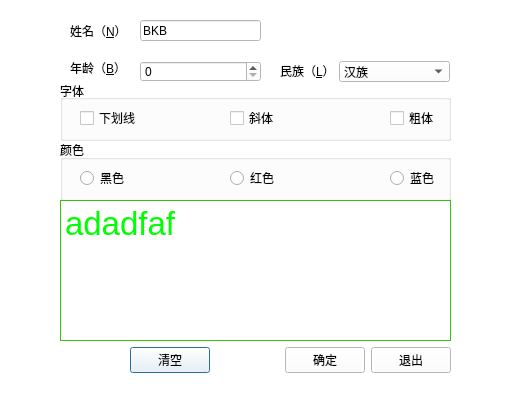
<?xml version="1.0" encoding="UTF-8"?>
<ui version="4.0">
 <class>xasda</class>
 <widget class="QDialog" name="xasda">
  <property name="enabled">
   <bool>true</bool>
  </property>
  <property name="geometry">
   <rect>
    <x>0</x>
    <y>0</y>
    <width>509</width>
    <height>393</height>
   </rect>
  </property>
  <property name="minimumSize">
   <size>
    <width>509</width>
    <height>0</height>
   </size>
  </property>
  <property name="palette">
   <palette>
    <active>
     <colorrole role="WindowText">
      <brush brushstyle="SolidPattern">
       <color alpha="255">
        <red>0</red>
        <green>0</green>
        <blue>0</blue>
       </color>
      </brush>
     </colorrole>
     <colorrole role="Button">
      <brush brushstyle="SolidPattern">
       <color alpha="255">
        <red>255</red>
        <green>255</green>
        <blue>255</blue>
       </color>
      </brush>
     </colorrole>
     <colorrole role="Light">
      <brush brushstyle="SolidPattern">
       <color alpha="255">
        <red>255</red>
        <green>255</green>
        <blue>255</blue>
       </color>
      </brush>
     </colorrole>
     <colorrole role="Midlight">
      <brush brushstyle="SolidPattern">
       <color alpha="255">
        <red>255</red>
        <green>255</green>
        <blue>255</blue>
       </color>
      </brush>
     </colorrole>
     <colorrole role="Dark">
      <brush brushstyle="SolidPattern">
       <color alpha="255">
        <red>127</red>
        <green>127</green>
        <blue>127</blue>
       </color>
      </brush>
     </colorrole>
     <colorrole role="Mid">
      <brush brushstyle="SolidPattern">
       <color alpha="255">
        <red>170</red>
        <green>170</green>
        <blue>170</blue>
       </color>
      </brush>
     </colorrole>
     <colorrole role="Text">
      <brush brushstyle="SolidPattern">
       <color alpha="255">
        <red>0</red>
        <green>0</green>
        <blue>0</blue>
       </color>
      </brush>
     </colorrole>
     <colorrole role="BrightText">
      <brush brushstyle="SolidPattern">
       <color alpha="255">
        <red>255</red>
        <green>255</green>
        <blue>255</blue>
       </color>
      </brush>
     </colorrole>
     <colorrole role="ButtonText">
      <brush brushstyle="SolidPattern">
       <color alpha="255">
        <red>0</red>
        <green>0</green>
        <blue>0</blue>
       </color>
      </brush>
     </colorrole>
     <colorrole role="Base">
      <brush brushstyle="SolidPattern">
       <color alpha="255">
        <red>255</red>
        <green>255</green>
        <blue>255</blue>
       </color>
      </brush>
     </colorrole>
     <colorrole role="Window">
      <brush brushstyle="SolidPattern">
       <color alpha="255">
        <red>255</red>
        <green>255</green>
        <blue>255</blue>
       </color>
      </brush>
     </colorrole>
     <colorrole role="Shadow">
      <brush brushstyle="SolidPattern">
       <color alpha="255">
        <red>0</red>
        <green>0</green>
        <blue>0</blue>
       </color>
      </brush>
     </colorrole>
     <colorrole role="AlternateBase">
      <brush brushstyle="SolidPattern">
       <color alpha="255">
        <red>255</red>
        <green>255</green>
        <blue>255</blue>
       </color>
      </brush>
     </colorrole>
     <colorrole role="ToolTipBase">
      <brush brushstyle="SolidPattern">
       <color alpha="255">
        <red>255</red>
        <green>255</green>
        <blue>220</blue>
       </color>
      </brush>
     </colorrole>
     <colorrole role="ToolTipText">
      <brush brushstyle="SolidPattern">
       <color alpha="255">
        <red>0</red>
        <green>0</green>
        <blue>0</blue>
       </color>
      </brush>
     </colorrole>
     <colorrole role="PlaceholderText">
      <brush brushstyle="SolidPattern">
       <color alpha="127">
        <red>0</red>
        <green>0</green>
        <blue>0</blue>
       </color>
      </brush>
     </colorrole>
     <colorrole role="Accent">
      <brush brushstyle="SolidPattern">
       <color alpha="255">
        <red>255</red>
        <green>255</green>
        <blue>255</blue>
       </color>
      </brush>
     </colorrole>
    </active>
    <inactive>
     <colorrole role="WindowText">
      <brush brushstyle="SolidPattern">
       <color alpha="255">
        <red>0</red>
        <green>0</green>
        <blue>0</blue>
       </color>
      </brush>
     </colorrole>
     <colorrole role="Button">
      <brush brushstyle="SolidPattern">
       <color alpha="255">
        <red>255</red>
        <green>255</green>
        <blue>255</blue>
       </color>
      </brush>
     </colorrole>
     <colorrole role="Light">
      <brush brushstyle="SolidPattern">
       <color alpha="255">
        <red>255</red>
        <green>255</green>
        <blue>255</blue>
       </color>
      </brush>
     </colorrole>
     <colorrole role="Midlight">
      <brush brushstyle="SolidPattern">
       <color alpha="255">
        <red>255</red>
        <green>255</green>
        <blue>255</blue>
       </color>
      </brush>
     </colorrole>
     <colorrole role="Dark">
      <brush brushstyle="SolidPattern">
       <color alpha="255">
        <red>127</red>
        <green>127</green>
        <blue>127</blue>
       </color>
      </brush>
     </colorrole>
     <colorrole role="Mid">
      <brush brushstyle="SolidPattern">
       <color alpha="255">
        <red>170</red>
        <green>170</green>
        <blue>170</blue>
       </color>
      </brush>
     </colorrole>
     <colorrole role="Text">
      <brush brushstyle="SolidPattern">
       <color alpha="255">
        <red>0</red>
        <green>0</green>
        <blue>0</blue>
       </color>
      </brush>
     </colorrole>
     <colorrole role="BrightText">
      <brush brushstyle="SolidPattern">
       <color alpha="255">
        <red>255</red>
        <green>255</green>
        <blue>255</blue>
       </color>
      </brush>
     </colorrole>
     <colorrole role="ButtonText">
      <brush brushstyle="SolidPattern">
       <color alpha="255">
        <red>0</red>
        <green>0</green>
        <blue>0</blue>
       </color>
      </brush>
     </colorrole>
     <colorrole role="Base">
      <brush brushstyle="SolidPattern">
       <color alpha="255">
        <red>255</red>
        <green>255</green>
        <blue>255</blue>
       </color>
      </brush>
     </colorrole>
     <colorrole role="Window">
      <brush brushstyle="SolidPattern">
       <color alpha="255">
        <red>255</red>
        <green>255</green>
        <blue>255</blue>
       </color>
      </brush>
     </colorrole>
     <colorrole role="Shadow">
      <brush brushstyle="SolidPattern">
       <color alpha="255">
        <red>0</red>
        <green>0</green>
        <blue>0</blue>
       </color>
      </brush>
     </colorrole>
     <colorrole role="AlternateBase">
      <brush brushstyle="SolidPattern">
       <color alpha="255">
        <red>255</red>
        <green>255</green>
        <blue>255</blue>
       </color>
      </brush>
     </colorrole>
     <colorrole role="ToolTipBase">
      <brush brushstyle="SolidPattern">
       <color alpha="255">
        <red>255</red>
        <green>255</green>
        <blue>220</blue>
       </color>
      </brush>
     </colorrole>
     <colorrole role="ToolTipText">
      <brush brushstyle="SolidPattern">
       <color alpha="255">
        <red>0</red>
        <green>0</green>
        <blue>0</blue>
       </color>
      </brush>
     </colorrole>
     <colorrole role="PlaceholderText">
      <brush brushstyle="SolidPattern">
       <color alpha="127">
        <red>0</red>
        <green>0</green>
        <blue>0</blue>
       </color>
      </brush>
     </colorrole>
     <colorrole role="Accent">
      <brush brushstyle="SolidPattern">
       <color alpha="255">
        <red>255</red>
        <green>255</green>
        <blue>255</blue>
       </color>
      </brush>
     </colorrole>
    </inactive>
    <disabled>
     <colorrole role="WindowText">
      <brush brushstyle="SolidPattern">
       <color alpha="255">
        <red>127</red>
        <green>127</green>
        <blue>127</blue>
       </color>
      </brush>
     </colorrole>
     <colorrole role="Button">
      <brush brushstyle="SolidPattern">
       <color alpha="255">
        <red>255</red>
        <green>255</green>
        <blue>255</blue>
       </color>
      </brush>
     </colorrole>
     <colorrole role="Light">
      <brush brushstyle="SolidPattern">
       <color alpha="255">
        <red>255</red>
        <green>255</green>
        <blue>255</blue>
       </color>
      </brush>
     </colorrole>
     <colorrole role="Midlight">
      <brush brushstyle="SolidPattern">
       <color alpha="255">
        <red>255</red>
        <green>255</green>
        <blue>255</blue>
       </color>
      </brush>
     </colorrole>
     <colorrole role="Dark">
      <brush brushstyle="SolidPattern">
       <color alpha="255">
        <red>127</red>
        <green>127</green>
        <blue>127</blue>
       </color>
      </brush>
     </colorrole>
     <colorrole role="Mid">
      <brush brushstyle="SolidPattern">
       <color alpha="255">
        <red>170</red>
        <green>170</green>
        <blue>170</blue>
       </color>
      </brush>
     </colorrole>
     <colorrole role="Text">
      <brush brushstyle="SolidPattern">
       <color alpha="255">
        <red>127</red>
        <green>127</green>
        <blue>127</blue>
       </color>
      </brush>
     </colorrole>
     <colorrole role="BrightText">
      <brush brushstyle="SolidPattern">
       <color alpha="255">
        <red>255</red>
        <green>255</green>
        <blue>255</blue>
       </color>
      </brush>
     </colorrole>
     <colorrole role="ButtonText">
      <brush brushstyle="SolidPattern">
       <color alpha="255">
        <red>127</red>
        <green>127</green>
        <blue>127</blue>
       </color>
      </brush>
     </colorrole>
     <colorrole role="Base">
      <brush brushstyle="SolidPattern">
       <color alpha="255">
        <red>255</red>
        <green>255</green>
        <blue>255</blue>
       </color>
      </brush>
     </colorrole>
     <colorrole role="Window">
      <brush brushstyle="SolidPattern">
       <color alpha="255">
        <red>255</red>
        <green>255</green>
        <blue>255</blue>
       </color>
      </brush>
     </colorrole>
     <colorrole role="Shadow">
      <brush brushstyle="SolidPattern">
       <color alpha="255">
        <red>0</red>
        <green>0</green>
        <blue>0</blue>
       </color>
      </brush>
     </colorrole>
     <colorrole role="AlternateBase">
      <brush brushstyle="SolidPattern">
       <color alpha="255">
        <red>255</red>
        <green>255</green>
        <blue>255</blue>
       </color>
      </brush>
     </colorrole>
     <colorrole role="ToolTipBase">
      <brush brushstyle="SolidPattern">
       <color alpha="255">
        <red>255</red>
        <green>255</green>
        <blue>220</blue>
       </color>
      </brush>
     </colorrole>
     <colorrole role="ToolTipText">
      <brush brushstyle="SolidPattern">
       <color alpha="255">
        <red>0</red>
        <green>0</green>
        <blue>0</blue>
       </color>
      </brush>
     </colorrole>
     <colorrole role="PlaceholderText">
      <brush brushstyle="SolidPattern">
       <color alpha="127">
        <red>127</red>
        <green>127</green>
        <blue>127</blue>
       </color>
      </brush>
     </colorrole>
     <colorrole role="Accent">
      <brush brushstyle="SolidPattern">
       <color alpha="255">
        <red>255</red>
        <green>255</green>
        <blue>255</blue>
       </color>
      </brush>
     </colorrole>
    </disabled>
   </palette>
  </property>
  <property name="mouseTracking">
   <bool>false</bool>
  </property>
  <property name="windowTitle">
   <string>新号与槽的使用</string>
  </property>
  <property name="windowIcon">
   <iconset resource="res.qrc">
    <normaloff>:/icons/images/editor.ico</normaloff>:/icons/images/editor.ico</iconset>
  </property>
  <property name="sizeGripEnabled">
   <bool>false</bool>
  </property>
  <property name="modal">
   <bool>false</bool>
  </property>
  <widget class="QPlainTextEdit" name="plainTextEdit">
   <property name="enabled">
    <bool>true</bool>
   </property>
   <property name="geometry">
    <rect>
     <x>60</x>
     <y>200</y>
     <width>391</width>
     <height>141</height>
    </rect>
   </property>
   <property name="maximumSize">
    <size>
     <width>1000</width>
     <height>1000</height>
    </size>
   </property>
   <property name="palette">
    <palette>
     <active>
      <colorrole role="WindowText">
       <brush brushstyle="SolidPattern">
        <color alpha="255">
         <red>0</red>
         <green>0</green>
         <blue>0</blue>
        </color>
       </brush>
      </colorrole>
      <colorrole role="Button">
       <brush brushstyle="SolidPattern">
        <color alpha="255">
         <red>69</red>
         <green>255</green>
         <blue>1</blue>
        </color>
       </brush>
      </colorrole>
      <colorrole role="Light">
       <brush brushstyle="SolidPattern">
        <color alpha="255">
         <red>162</red>
         <green>255</green>
         <blue>128</blue>
        </color>
       </brush>
      </colorrole>
      <colorrole role="Midlight">
       <brush brushstyle="SolidPattern">
        <color alpha="255">
         <red>115</red>
         <green>255</green>
         <blue>64</blue>
        </color>
       </brush>
      </colorrole>
      <colorrole role="Dark">
       <brush brushstyle="SolidPattern">
        <color alpha="255">
         <red>34</red>
         <green>127</green>
         <blue>0</blue>
        </color>
       </brush>
      </colorrole>
      <colorrole role="Mid">
       <brush brushstyle="SolidPattern">
        <color alpha="255">
         <red>46</red>
         <green>170</green>
         <blue>1</blue>
        </color>
       </brush>
      </colorrole>
      <colorrole role="Text">
       <brush brushstyle="SolidPattern">
        <color alpha="255">
         <red>0</red>
         <green>255</green>
         <blue>0</blue>
        </color>
       </brush>
      </colorrole>
      <colorrole role="BrightText">
       <brush brushstyle="SolidPattern">
        <color alpha="255">
         <red>255</red>
         <green>255</green>
         <blue>255</blue>
        </color>
       </brush>
      </colorrole>
      <colorrole role="ButtonText">
       <brush brushstyle="SolidPattern">
        <color alpha="255">
         <red>0</red>
         <green>0</green>
         <blue>0</blue>
        </color>
       </brush>
      </colorrole>
      <colorrole role="Base">
       <brush brushstyle="SolidPattern">
        <color alpha="255">
         <red>255</red>
         <green>255</green>
         <blue>255</blue>
        </color>
       </brush>
      </colorrole>
      <colorrole role="Window">
       <brush brushstyle="SolidPattern">
        <color alpha="255">
         <red>69</red>
         <green>255</green>
         <blue>1</blue>
        </color>
       </brush>
      </colorrole>
      <colorrole role="Shadow">
       <brush brushstyle="SolidPattern">
        <color alpha="255">
         <red>0</red>
         <green>0</green>
         <blue>0</blue>
        </color>
       </brush>
      </colorrole>
      <colorrole role="AlternateBase">
       <brush brushstyle="SolidPattern">
        <color alpha="255">
         <red>162</red>
         <green>255</green>
         <blue>128</blue>
        </color>
       </brush>
      </colorrole>
      <colorrole role="ToolTipBase">
       <brush brushstyle="SolidPattern">
        <color alpha="255">
         <red>255</red>
         <green>255</green>
         <blue>220</blue>
        </color>
       </brush>
      </colorrole>
      <colorrole role="ToolTipText">
       <brush brushstyle="SolidPattern">
        <color alpha="255">
         <red>0</red>
         <green>0</green>
         <blue>0</blue>
        </color>
       </brush>
      </colorrole>
      <colorrole role="PlaceholderText">
       <brush brushstyle="SolidPattern">
        <color alpha="127">
         <red>0</red>
         <green>0</green>
         <blue>0</blue>
        </color>
       </brush>
      </colorrole>
      <colorrole role="Accent">
       <brush brushstyle="SolidPattern">
        <color alpha="255">
         <red>255</red>
         <green>255</green>
         <blue>255</blue>
        </color>
       </brush>
      </colorrole>
     </active>
     <inactive>
      <colorrole role="WindowText">
       <brush brushstyle="SolidPattern">
        <color alpha="255">
         <red>0</red>
         <green>0</green>
         <blue>0</blue>
        </color>
       </brush>
      </colorrole>
      <colorrole role="Button">
       <brush brushstyle="SolidPattern">
        <color alpha="255">
         <red>69</red>
         <green>255</green>
         <blue>1</blue>
        </color>
       </brush>
      </colorrole>
      <colorrole role="Light">
       <brush brushstyle="SolidPattern">
        <color alpha="255">
         <red>162</red>
         <green>255</green>
         <blue>128</blue>
        </color>
       </brush>
      </colorrole>
      <colorrole role="Midlight">
       <brush brushstyle="SolidPattern">
        <color alpha="255">
         <red>115</red>
         <green>255</green>
         <blue>64</blue>
        </color>
       </brush>
      </colorrole>
      <colorrole role="Dark">
       <brush brushstyle="SolidPattern">
        <color alpha="255">
         <red>34</red>
         <green>127</green>
         <blue>0</blue>
        </color>
       </brush>
      </colorrole>
      <colorrole role="Mid">
       <brush brushstyle="SolidPattern">
        <color alpha="255">
         <red>46</red>
         <green>170</green>
         <blue>1</blue>
        </color>
       </brush>
      </colorrole>
      <colorrole role="Text">
       <brush brushstyle="SolidPattern">
        <color alpha="255">
         <red>0</red>
         <green>255</green>
         <blue>0</blue>
        </color>
       </brush>
      </colorrole>
      <colorrole role="BrightText">
       <brush brushstyle="SolidPattern">
        <color alpha="255">
         <red>255</red>
         <green>255</green>
         <blue>255</blue>
        </color>
       </brush>
      </colorrole>
      <colorrole role="ButtonText">
       <brush brushstyle="SolidPattern">
        <color alpha="255">
         <red>0</red>
         <green>0</green>
         <blue>0</blue>
        </color>
       </brush>
      </colorrole>
      <colorrole role="Base">
       <brush brushstyle="SolidPattern">
        <color alpha="255">
         <red>255</red>
         <green>255</green>
         <blue>255</blue>
        </color>
       </brush>
      </colorrole>
      <colorrole role="Window">
       <brush brushstyle="SolidPattern">
        <color alpha="255">
         <red>69</red>
         <green>255</green>
         <blue>1</blue>
        </color>
       </brush>
      </colorrole>
      <colorrole role="Shadow">
       <brush brushstyle="SolidPattern">
        <color alpha="255">
         <red>0</red>
         <green>0</green>
         <blue>0</blue>
        </color>
       </brush>
      </colorrole>
      <colorrole role="AlternateBase">
       <brush brushstyle="SolidPattern">
        <color alpha="255">
         <red>162</red>
         <green>255</green>
         <blue>128</blue>
        </color>
       </brush>
      </colorrole>
      <colorrole role="ToolTipBase">
       <brush brushstyle="SolidPattern">
        <color alpha="255">
         <red>255</red>
         <green>255</green>
         <blue>220</blue>
        </color>
       </brush>
      </colorrole>
      <colorrole role="ToolTipText">
       <brush brushstyle="SolidPattern">
        <color alpha="255">
         <red>0</red>
         <green>0</green>
         <blue>0</blue>
        </color>
       </brush>
      </colorrole>
      <colorrole role="PlaceholderText">
       <brush brushstyle="SolidPattern">
        <color alpha="127">
         <red>0</red>
         <green>0</green>
         <blue>0</blue>
        </color>
       </brush>
      </colorrole>
      <colorrole role="Accent">
       <brush brushstyle="SolidPattern">
        <color alpha="255">
         <red>255</red>
         <green>255</green>
         <blue>255</blue>
        </color>
       </brush>
      </colorrole>
     </inactive>
     <disabled>
      <colorrole role="WindowText">
       <brush brushstyle="SolidPattern">
        <color alpha="255">
         <red>34</red>
         <green>127</green>
         <blue>0</blue>
        </color>
       </brush>
      </colorrole>
      <colorrole role="Button">
       <brush brushstyle="SolidPattern">
        <color alpha="255">
         <red>69</red>
         <green>255</green>
         <blue>1</blue>
        </color>
       </brush>
      </colorrole>
      <colorrole role="Light">
       <brush brushstyle="SolidPattern">
        <color alpha="255">
         <red>162</red>
         <green>255</green>
         <blue>128</blue>
        </color>
       </brush>
      </colorrole>
      <colorrole role="Midlight">
       <brush brushstyle="SolidPattern">
        <color alpha="255">
         <red>115</red>
         <green>255</green>
         <blue>64</blue>
        </color>
       </brush>
      </colorrole>
      <colorrole role="Dark">
       <brush brushstyle="SolidPattern">
        <color alpha="255">
         <red>34</red>
         <green>127</green>
         <blue>0</blue>
        </color>
       </brush>
      </colorrole>
      <colorrole role="Mid">
       <brush brushstyle="SolidPattern">
        <color alpha="255">
         <red>46</red>
         <green>170</green>
         <blue>1</blue>
        </color>
       </brush>
      </colorrole>
      <colorrole role="Text">
       <brush brushstyle="SolidPattern">
        <color alpha="255">
         <red>34</red>
         <green>127</green>
         <blue>0</blue>
        </color>
       </brush>
      </colorrole>
      <colorrole role="BrightText">
       <brush brushstyle="SolidPattern">
        <color alpha="255">
         <red>255</red>
         <green>255</green>
         <blue>255</blue>
        </color>
       </brush>
      </colorrole>
      <colorrole role="ButtonText">
       <brush brushstyle="SolidPattern">
        <color alpha="255">
         <red>34</red>
         <green>127</green>
         <blue>0</blue>
        </color>
       </brush>
      </colorrole>
      <colorrole role="Base">
       <brush brushstyle="SolidPattern">
        <color alpha="255">
         <red>69</red>
         <green>255</green>
         <blue>1</blue>
        </color>
       </brush>
      </colorrole>
      <colorrole role="Window">
       <brush brushstyle="SolidPattern">
        <color alpha="255">
         <red>69</red>
         <green>255</green>
         <blue>1</blue>
        </color>
       </brush>
      </colorrole>
      <colorrole role="Shadow">
       <brush brushstyle="SolidPattern">
        <color alpha="255">
         <red>0</red>
         <green>0</green>
         <blue>0</blue>
        </color>
       </brush>
      </colorrole>
      <colorrole role="AlternateBase">
       <brush brushstyle="SolidPattern">
        <color alpha="255">
         <red>69</red>
         <green>255</green>
         <blue>1</blue>
        </color>
       </brush>
      </colorrole>
      <colorrole role="ToolTipBase">
       <brush brushstyle="SolidPattern">
        <color alpha="255">
         <red>255</red>
         <green>255</green>
         <blue>220</blue>
        </color>
       </brush>
      </colorrole>
      <colorrole role="ToolTipText">
       <brush brushstyle="SolidPattern">
        <color alpha="255">
         <red>0</red>
         <green>0</green>
         <blue>0</blue>
        </color>
       </brush>
      </colorrole>
      <colorrole role="PlaceholderText">
       <brush brushstyle="SolidPattern">
        <color alpha="127">
         <red>34</red>
         <green>127</green>
         <blue>0</blue>
        </color>
       </brush>
      </colorrole>
      <colorrole role="Accent">
       <brush brushstyle="SolidPattern">
        <color alpha="255">
         <red>125</red>
         <green>255</green>
         <blue>77</blue>
        </color>
       </brush>
      </colorrole>
     </disabled>
    </palette>
   </property>
   <property name="font">
    <font>
     <pointsize>25</pointsize>
     <hintingpreference>PreferDefaultHinting</hintingpreference>
     <fontweight>DemiBold</fontweight>
    </font>
   </property>
   <property name="cursor" stdset="0">
    <cursorShape>ArrowCursor</cursorShape>
   </property>
   <property name="contextMenuPolicy">
    <enum>Qt::ContextMenuPolicy::ActionsContextMenu</enum>
   </property>
   <property name="plainText">
    <string>adadfaf</string>
   </property>
  </widget>
  <widget class="QGroupBox" name="groupBox">
   <property name="geometry">
    <rect>
     <x>60</x>
     <y>80</y>
     <width>391</width>
     <height>61</height>
    </rect>
   </property>
   <property name="font">
    <font>
     <italic>false</italic>
     <bold>false</bold>
     <underline>false</underline>
     <strikeout>false</strikeout>
     <stylestrategy>PreferDefault</stylestrategy>
     <kerning>true</kerning>
    </font>
   </property>
   <property name="styleSheet">
    <string notr="true"/>
   </property>
   <property name="title">
    <string>字体</string>
   </property>
   <property name="alignment">
    <set>Qt::AlignmentFlag::AlignLeading|Qt::AlignmentFlag::AlignLeft|Qt::AlignmentFlag::AlignVCenter</set>
   </property>
   <property name="checkable">
    <bool>false</bool>
   </property>
   <property name="checked">
    <bool>false</bool>
   </property>
   <widget class="QCheckBox" name="checkBox_2">
    <property name="geometry">
     <rect>
      <x>170</x>
      <y>30</y>
      <width>51</width>
      <height>16</height>
     </rect>
    </property>
    <property name="font">
     <font>
      <italic>false</italic>
      <bold>false</bold>
      <underline>false</underline>
      <strikeout>false</strikeout>
      <stylestrategy>PreferDefault</stylestrategy>
      <kerning>true</kerning>
     </font>
    </property>
    <property name="text">
     <string>斜体</string>
    </property>
   </widget>
   <widget class="QCheckBox" name="checkBox_3">
    <property name="geometry">
     <rect>
      <x>330</x>
      <y>30</y>
      <width>51</width>
      <height>16</height>
     </rect>
    </property>
    <property name="font">
     <font>
      <italic>false</italic>
      <bold>false</bold>
      <underline>false</underline>
      <strikeout>false</strikeout>
      <stylestrategy>PreferDefault</stylestrategy>
      <kerning>true</kerning>
     </font>
    </property>
    <property name="text">
     <string>粗体</string>
    </property>
   </widget>
   <widget class="QCheckBox" name="checkBox">
    <property name="geometry">
     <rect>
      <x>20</x>
      <y>30</y>
      <width>71</width>
      <height>16</height>
     </rect>
    </property>
    <property name="font">
     <font>
      <italic>false</italic>
      <bold>false</bold>
      <underline>false</underline>
      <strikeout>false</strikeout>
      <stylestrategy>PreferDefault</stylestrategy>
      <kerning>true</kerning>
     </font>
    </property>
    <property name="text">
     <string>下划线</string>
    </property>
    <property name="tristate">
     <bool>true</bool>
    </property>
   </widget>
  </widget>
  <widget class="QGroupBox" name="groupBox_2">
   <property name="geometry">
    <rect>
     <x>60</x>
     <y>140</y>
     <width>391</width>
     <height>61</height>
    </rect>
   </property>
   <property name="title">
    <string>颜色</string>
   </property>
   <widget class="QRadioButton" name="radioButton">
    <property name="geometry">
     <rect>
      <x>20</x>
      <y>30</y>
      <width>72</width>
      <height>16</height>
     </rect>
    </property>
    <property name="text">
     <string>黑色</string>
    </property>
   </widget>
   <widget class="QRadioButton" name="radioButton_2">
    <property name="geometry">
     <rect>
      <x>170</x>
      <y>30</y>
      <width>72</width>
      <height>16</height>
     </rect>
    </property>
    <property name="text">
     <string>红色</string>
    </property>
   </widget>
   <widget class="QRadioButton" name="radioButton_3">
    <property name="geometry">
     <rect>
      <x>330</x>
      <y>30</y>
      <width>61</width>
      <height>16</height>
     </rect>
    </property>
    <property name="text">
     <string>蓝色</string>
    </property>
   </widget>
  </widget>
  <widget class="QWidget" name="horizontalLayoutWidget">
   <property name="geometry">
    <rect>
     <x>60</x>
     <y>340</y>
     <width>391</width>
     <height>41</height>
    </rect>
   </property>
   <layout class="QHBoxLayout" name="horizontalLayout">
    <item>
     <spacer name="horizontalSpacer_2">
      <property name="orientation">
       <enum>Qt::Orientation::Horizontal</enum>
      </property>
      <property name="sizeHint" stdset="0">
       <size>
        <width>25</width>
        <height>20</height>
       </size>
      </property>
     </spacer>
    </item>
    <item>
     <widget class="QPushButton" name="pushButton">
      <property name="text">
       <string>清空</string>
      </property>
      <property name="icon">
       <iconset resource="res.qrc">
        <normaloff>:/icons/images/212.bmp</normaloff>:/icons/images/212.bmp</iconset>
      </property>
     </widget>
    </item>
    <item>
     <spacer name="horizontalSpacer">
      <property name="orientation">
       <enum>Qt::Orientation::Horizontal</enum>
      </property>
      <property name="sizeHint" stdset="0">
       <size>
        <width>40</width>
        <height>20</height>
       </size>
      </property>
     </spacer>
    </item>
    <item>
     <widget class="QPushButton" name="pushButton_2">
      <property name="text">
       <string>确定</string>
      </property>
      <property name="icon">
       <iconset resource="res.qrc">
        <normaloff>:/icons/images/322.bmp</normaloff>:/icons/images/322.bmp</iconset>
      </property>
     </widget>
    </item>
    <item>
     <widget class="QPushButton" name="pushButton_3">
      <property name="text">
       <string>退出</string>
      </property>
     </widget>
    </item>
   </layout>
  </widget>
  <widget class="QLabel" name="label">
   <property name="geometry">
    <rect>
     <x>70</x>
     <y>20</y>
     <width>51</width>
     <height>21</height>
    </rect>
   </property>
   <property name="text">
    <string>姓名（&amp;N）</string>
   </property>
   <property name="buddy">
    <cstring>lineEdit</cstring>
   </property>
  </widget>
  <widget class="QLabel" name="label_2">
   <property name="geometry">
    <rect>
     <x>70</x>
     <y>60</y>
     <width>51</width>
     <height>16</height>
    </rect>
   </property>
   <property name="text">
    <string>年龄（&amp;B）</string>
   </property>
   <property name="buddy">
    <cstring>spinBox</cstring>
   </property>
  </widget>
  <widget class="QLineEdit" name="lineEdit">
   <property name="geometry">
    <rect>
     <x>140</x>
     <y>20</y>
     <width>121</width>
     <height>21</height>
    </rect>
   </property>
   <property name="minimumSize">
    <size>
     <width>0</width>
     <height>0</height>
    </size>
   </property>
   <property name="text">
    <string>BKB</string>
   </property>
   <property name="alignment">
    <set>Qt::AlignmentFlag::AlignLeading|Qt::AlignmentFlag::AlignLeft|Qt::AlignmentFlag::AlignVCenter</set>
   </property>
   <property name="clearButtonEnabled">
    <bool>false</bool>
   </property>
  </widget>
  <widget class="QSpinBox" name="spinBox">
   <property name="geometry">
    <rect>
     <x>140</x>
     <y>61</y>
     <width>121</width>
     <height>21</height>
    </rect>
   </property>
  </widget>
  <widget class="QLabel" name="label_3">
   <property name="geometry">
    <rect>
     <x>280</x>
     <y>60</y>
     <width>51</width>
     <height>21</height>
    </rect>
   </property>
   <property name="text">
    <string>民族（&amp;L）</string>
   </property>
   <property name="buddy">
    <cstring>comboBox</cstring>
   </property>
  </widget>
  <widget class="QComboBox" name="comboBox">
   <property name="geometry">
    <rect>
     <x>339</x>
     <y>61</y>
     <width>111</width>
     <height>21</height>
    </rect>
   </property>
   <item>
    <property name="text">
     <string>汉族</string>
    </property>
   </item>
   <item>
    <property name="text">
     <string>蒙古族</string>
    </property>
   </item>
   <item>
    <property name="text">
     <string>汉族</string>
    </property>
   </item>
  </widget>
 </widget>
 <tabstops>
  <tabstop>lineEdit</tabstop>
  <tabstop>radioButton_2</tabstop>
  <tabstop>radioButton_3</tabstop>
  <tabstop>plainTextEdit</tabstop>
  <tabstop>pushButton_2</tabstop>
  <tabstop>pushButton_3</tabstop>
  <tabstop>radioButton</tabstop>
  <tabstop>pushButton</tabstop>
  <tabstop>checkBox_2</tabstop>
  <tabstop>checkBox_3</tabstop>
  <tabstop>checkBox</tabstop>
 </tabstops>
 <resources>
  <include location="res.qrc"/>
 </resources>
 <connections>
  <connection>
   <sender>pushButton_3</sender>
   <signal>clicked()</signal>
   <receiver>xasda</receiver>
   <slot>accept()</slot>
   <hints>
    <hint type="sourcelabel">
     <x>421</x>
     <y>359</y>
    </hint>
    <hint type="destinationlabel">
     <x>254</x>
     <y>196</y>
    </hint>
   </hints>
  </connection>
  <connection>
   <sender>pushButton_2</sender>
   <signal>clicked()</signal>
   <receiver>xasda</receiver>
   <slot>close()</slot>
   <hints>
    <hint type="sourcelabel">
     <x>361</x>
     <y>359</y>
    </hint>
    <hint type="destinationlabel">
     <x>254</x>
     <y>196</y>
    </hint>
   </hints>
  </connection>
 </connections>
</ui>
